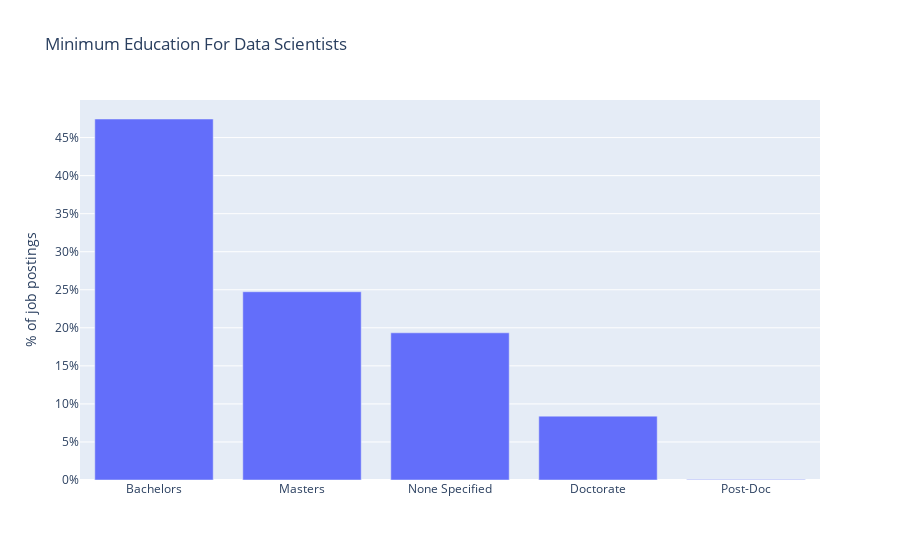

Here is the notebook cell this chart was saved with:
### Code cell
df_education = pd.DataFrame(data={'cnt': degree_list})
df_education_topN = df_education['cnt'].value_counts().reset_index().rename(columns={'index': 'degree'}).iloc[:20]
df_education_topN['min degree'] = df_education_topN['degree'].replace(
    {0:'None Specified', 1:'Bachelors', 2:'Masters', 3:'Doctorate', 4:'Post-Doc'})
df_education_topN.sort_values('degree')

layout = dict(
    title='Minimum Education For Data Scientists',
    yaxis=dict(
        title='% of job postings',
        tickformat=',.0%',
    )
)

fig = go.Figure(layout=layout)
fig.add_trace(go.Bar(
    x=df_education_topN['min degree'],
    y=df_education_topN['cnt']/num_postings
))

iplot(fig)

### Figure 1 — Plotly figure (JSON) as saved in the notebook; plotly's stock layout.template omitted (floating-point values rounded to 4 significant figures)
{"data": [{"type": "bar", "x": ["Bachelors", "Masters", "None Specified", "Doctorate", "Post-Doc"], "y": [0.4744, 0.2474, 0.1934, 0.08393, 0.0007994]}], "layout": {"title": {"text": "Minimum Education For Data Scientists"}, "yaxis": {"tickformat": ",.0%", "title": {"text": "% of job postings"}}}}
